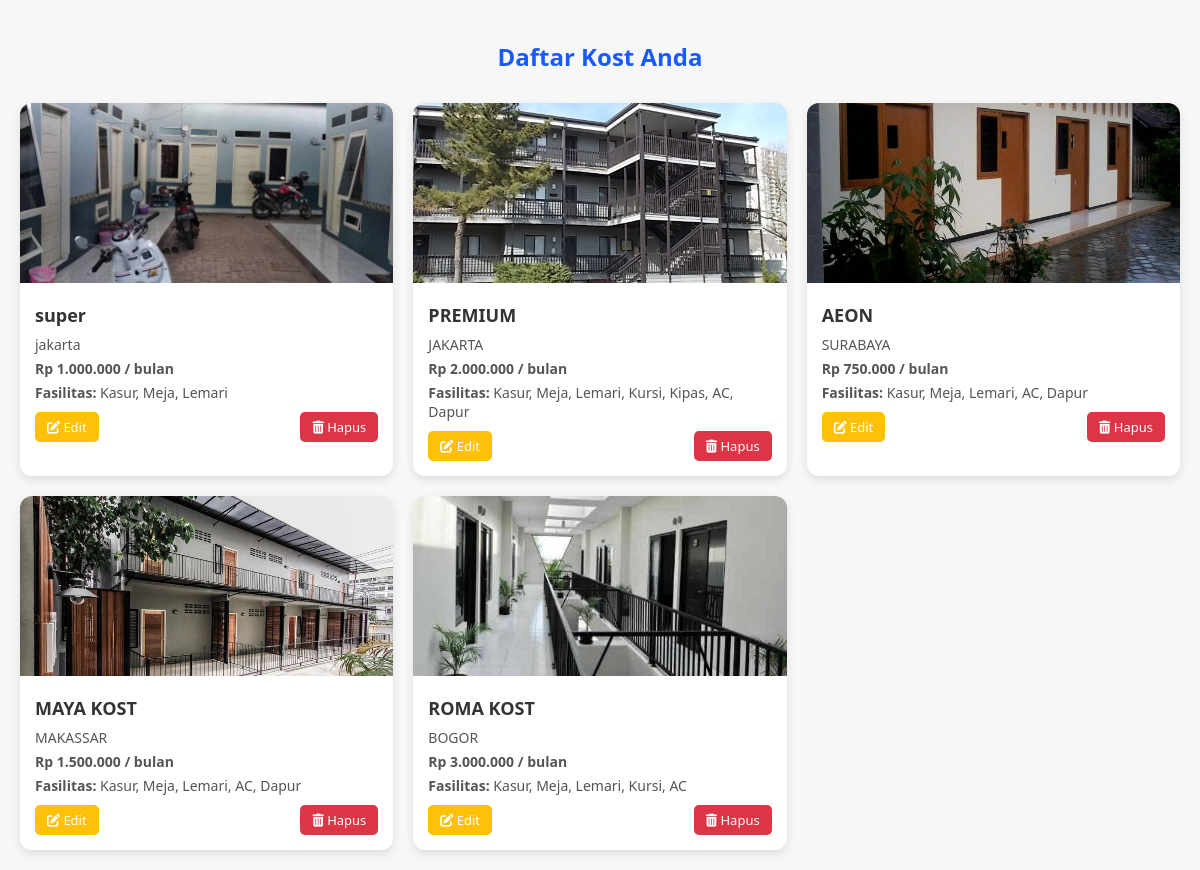
The app's page /daftar_kost.php (signed in) with its own data.
### tables this page shows
CREATE TABLE `kost` (
  `id` int(11) NOT NULL,
  `user_id` int(11) NOT NULL,
  `nama_kost` varchar(100) NOT NULL,
  `lokasi` varchar(255) DEFAULT NULL,
  `harga_perbulan` int(11) NOT NULL,
  `fasilitas_kamar` text DEFAULT NULL,
  `fasilitas_kamar_mandi` text DEFAULT NULL,
  `fasilitas_umum` text DEFAULT NULL,
  `foto` varchar(255) DEFAULT NULL,
  `created_at` timestamp NOT NULL DEFAULT current_timestamp(),
  `jumlah_kamar` int(11) NOT NULL DEFAULT 0
);

### daftar_kost.php (the view, shortened to what this page needs)
<?php
include 'koneksi.php';
$user_id = $_SESSION['user_id'];
$result = $conn->query("SELECT * FROM kost WHERE user_id = $user_id");
?>
<!DOCTYPE html>
<html lang="id">
<head>
  <link rel="stylesheet" href="https://cdnjs.cloudflare.com/ajax/libs/font-awesome/6.5.0/css/all.min.css">
</head>
<body>
<h2>Daftar Kost Anda</h2>
<div class="kost-container">
  <?php while($row = $result->fetch_assoc()): ?>
    <div class="kost-card">
      <img src="uploads/<?= htmlspecialchars($row['foto']) ?>" alt="Foto Kost">
      <div class="kost-info">
        <h3><?= htmlspecialchars($row['nama_kost']) ?></h3>
        <p><?= htmlspecialchars($row['lokasi']) ?></p>
        <p class="harga">Rp <?= number_format($row['harga_perbulan'], 0, ',', '.') ?> / bulan</p>
        <p><strong>Fasilitas:</strong> <?= htmlspecialchars($row['fasilitas_kamar']) ?></p>
        <div class="aksi">
          <a href="edit_kost.php?id=<?= $row['id'] ?>" class="edit"><i class="fas fa-edit"></i> Edit</a>
          <a href="hapus_kost.php?id=<?= $row['id'] ?>" class="hapus" onclick="return confirm('Yakin ingin menghapus kost ini?')"><i class="fas fa-trash-alt"></i> Hapus</a>
        </div>
      </div>
    </div>
  <?php endwhile; ?>
</div>
</body>
</html>

### daftar_kost.php (style rules this page uses)
body { font-family: 'Segoe UI', sans-serif; background-color: #f7f7f7; margin: 0; padding: 20px; }
h2 { text-align: center; color: #195afe; }
.kost-container { display: grid; grid-template-columns: repeat(auto-fit, minmax(280px, 1fr)); gap: 20px; margin-top: 30px; }
.kost-card { background-color: #fff; border-radius: 12px; box-shadow: 0 4px 10px rgba(0,0,0,0.1); overflow: hidden; position: relative; }
.kost-card img { width: 100%; height: 180px; object-fit: cover; }
.kost-info { padding: 15px; }
.kost-info h3 { margin: 0 0 8px; font-size: 18px; color: #333; }
.kost-info p { margin: 5px 0; color: #555; font-size: 14px; }
.harga { color: #195afe; font-weight: bold; font-size: 15px; }
.aksi { display: flex; justify-content: space-between; margin-top: 10px; }
.aksi a { text-decoration: none; padding: 6px 12px; font-size: 13px; border-radius: 5px; color: #fff; }
.edit { background-color: #ffc107; }
.hapus { background-color: #dc3545; }

### records on screen
kost: foto (picture), nama_kost "super", lokasi "jakarta", harga_perbulan "1.000.000", fasilitas_kamar "Kasur, Meja, Lemari"
kost: foto (picture), nama_kost "PREMIUM", lokasi "JAKARTA", harga_perbulan "2.000.000", fasilitas_kamar "Kasur, Meja, Lemari, Kursi, Kipas, AC, Dapur"
kost: foto (picture), nama_kost "AEON", lokasi "SURABAYA", harga_perbulan "750.000", fasilitas_kamar "Kasur, Meja, Lemari, AC, Dapur"
kost: foto (picture), nama_kost "MAYA KOST", lokasi "MAKASSAR", harga_perbulan "1.500.000", fasilitas_kamar "Kasur, Meja, Lemari, AC, Dapur"
kost: foto (picture), nama_kost "ROMA KOST", lokasi "BOGOR", harga_perbulan "3.000.000", fasilitas_kamar "Kasur, Meja, Lemari, Kursi, AC"
